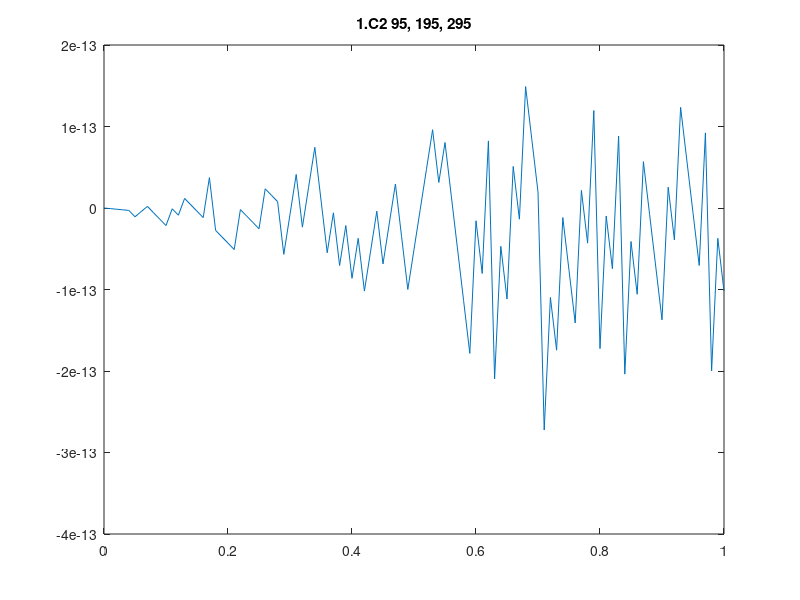

The MATLAB source for this figure: (Note: this script raises an error after producing the figure.)
% Zadanie 1.C1
x = 0: 1/100 :1;
for f=0: 5 :300
    plot(x, sin(x * 2 * pi * f));
    title(f);
    pause(0.5);
end

title('1.C1 5, 105, 205');
close all;
hold on; 

% Zadanie 1.C2
title('1.C2 95, 195, 295');
f = @(t) sin(2 * pi * t);
autoplot_const_fs( ...
          f,...
          100, ...
          1, ...
          containers.Map({'r-o', 'g-o', 'b-o'}, ...
                         { 95,    195,   295}));

pause();
close all;
hold on;

% Zadanie 1.C3
title('1.C3 95, 105');
autoplot_const_fs( ...
          f,...
          100, ...
          1, ...
          containers.Map({'r-o', 'g-*'}, ...
                         { 95,    105}));

pause();
close all;

function autoplot_const_fs(f, fs, T, m)
    v = values(m);
    k = keys(m);

    for i = 1:length(m)
        t = 0: 1/fs :T;
        k{i}, v{i}
        plot(t, f(v{i} * t), k{i});
    end    
end